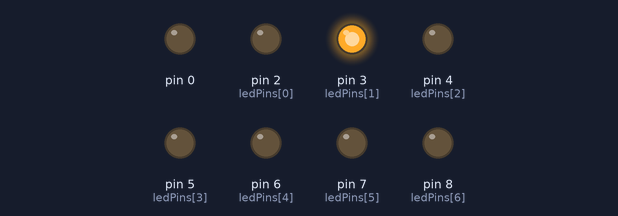
Simulated run of this sketch. Board: Arduino Uno, built with avr-gcc and run on an emulated ATmega328P. Parts: output pins drawn as LEDs (lit = HIGH).

Above: at 0.15 s.
At 0.55 s:
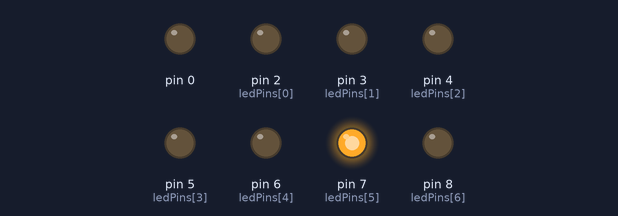
At 1.0 s:
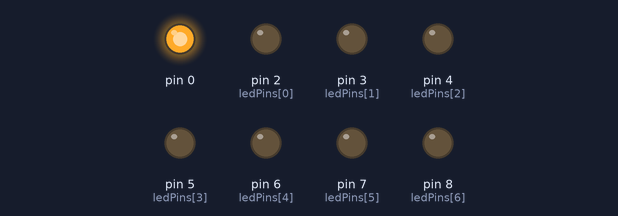
At 1.75 s:
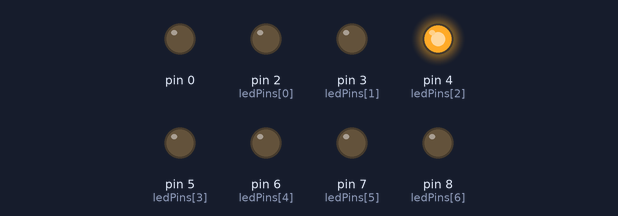
At 2.45 s:
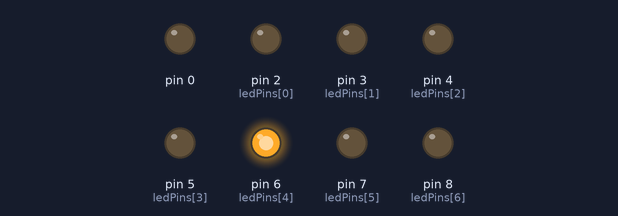
At 4.0 s:
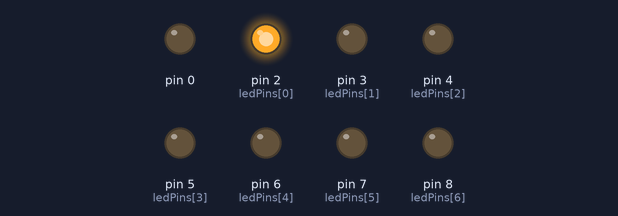
Timing chart, 0 to 4.6 s (numbered marks = the images above):
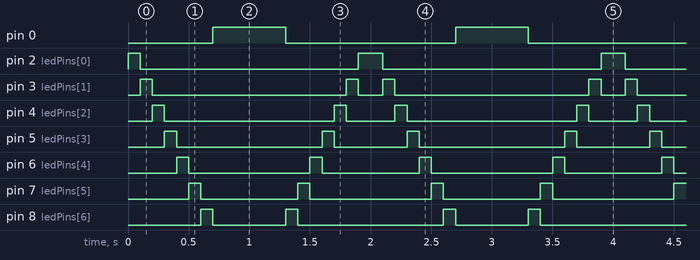

The sketch:

flashing.ino
```cpp
int ledPins[] = {2, 3, 4, 5, 6,7,8};
int numLeds = 10;

void setup() {
  for (int i = 0; i < numLeds; i++) {
    pinMode(ledPins[i], OUTPUT);
  }
}

void loop() {
  for (int i = 0; i < numLeds; i++) {
    digitalWrite(ledPins[i], HIGH);
    delay(100);
    digitalWrite(ledPins[i], LOW);
  }

  for (int i = numLeds - 1; i >= 0; i--) {
    digitalWrite(ledPins[i], HIGH);
    delay(100);
    digitalWrite(ledPins[i], LOW);
  }
}
```

Measured:
- by itself, pin 0: alternates HIGH for 0.60 s and LOW for 1.4 s
- by itself, pin 2 (ledPins[0]): repeats every 2.0 s: LOW 1.8 s, HIGH 0.20 s
- by itself, pin 3 (ledPins[1]): repeats every 2.0 s: LOW 1.6 s, HIGH 0.10 s, LOW 0.20 s, HIGH 0.10 s
- by itself, pin 4 (ledPins[2]): repeats every 2.0 s: LOW 1.4 s, HIGH 0.10 s, LOW 0.40 s, HIGH 0.10 s
- by itself, pin 5 (ledPins[3]): repeats every 2.0 s: LOW 1.2 s, HIGH 0.10 s, LOW 0.60 s, HIGH 0.10 s
- by itself, pin 6 (ledPins[4]): repeats every 2.0 s: LOW 1.0 s, HIGH 0.10 s, LOW 0.80 s, HIGH 0.10 s
- by itself, pin 7 (ledPins[5]): repeats every 2.0 s: LOW 0.80 s, HIGH 0.10 s, LOW 1.0 s, HIGH 0.10 s
- by itself, pin 8 (ledPins[6]): repeats every 2.0 s: LOW 0.60 s, HIGH 0.10 s, LOW 1.2 s, HIGH 0.10 s
